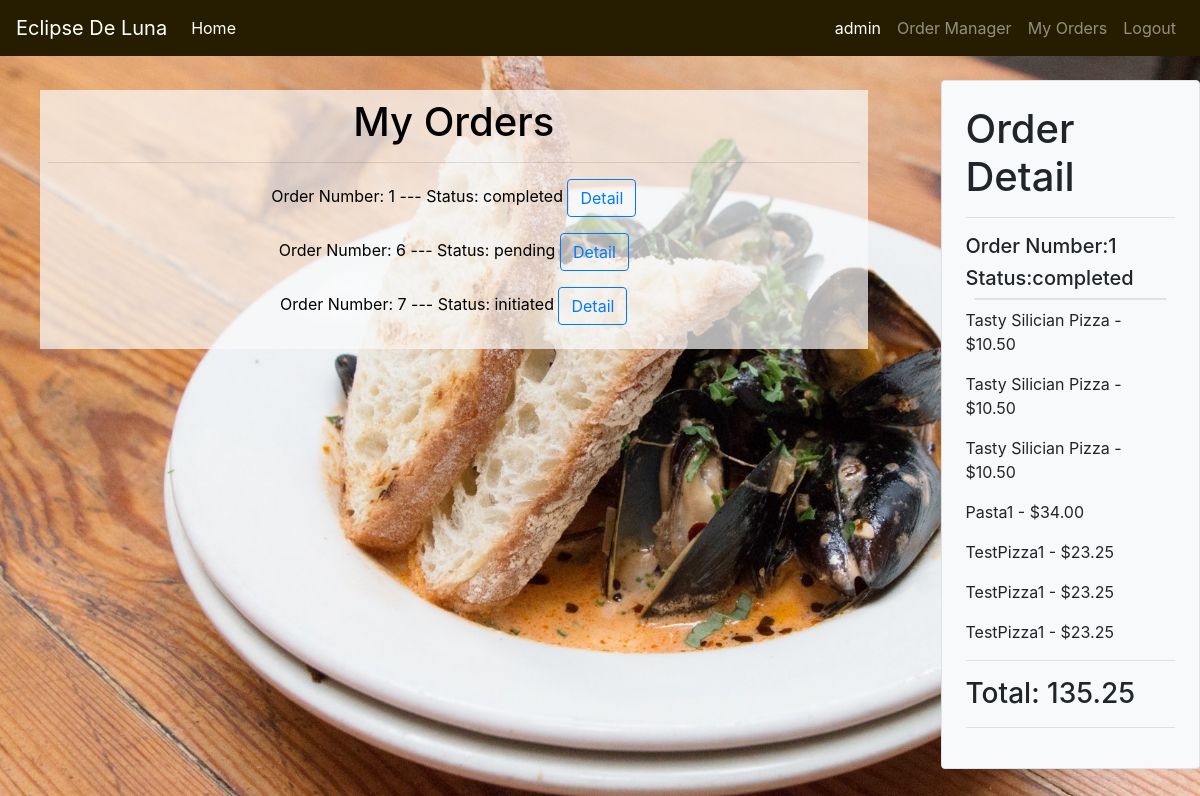
Page /my_orders/1 (signed in) on the committed database.
### orders/models.py (models this page shows, shortened)
class User_order(models.Model):
    user=models.ForeignKey(User,on_delete=models.CASCADE)
    order_number=models.IntegerField()
    status=models.CharField(max_length=64,default='initiated')

class Cart(models.Model):
    user =models.ForeignKey(User,on_delete=models.CASCADE)
    number=models.IntegerField()
    name = models.CharField(max_length=64)
    price = models.DecimalField(max_digits=7,decimal_places=2)
    def __str__(self):
        return f"{self.name} - ${self.price} "

### orders/views.py (the view)
# urls.py: path("my_orders/<str:order_number>", views.myOrders, name="myOrders"),
def myOrders(request,order_number):
    context = {
        "Checkout":Cart.objects.filter(user=request.user,number=order_number),
        "Total":list(Cart.objects.filter(user=request.user,number=order_number).aggregate(Sum('price')).values())[0],
        "Order_number":order_number,
        "user":request.user,
        "All_my_orders":User_order.objects.filter(user=request.user),
        "Status":User_order.objects.get(user=request.user,order_number=order_number).status
    }
    return render(request,"myOrders.html",context)

### orders/templates/myOrders.html (shortened to what this page needs)
{% extends "base.html" %}
{% block content%}
<div class="container-fluid pt-3">
  <div class="row">
      <div class="col-9 text-center">
        <div class="back_col p-2">
          <h1>My Orders</h1>
            <hr>
        {% for item in All_my_orders%}
          <p>Order Number: {{item.order_number}} --- Status: {{item.status}}
          <button type="button" class="btn btn-outline-primary" > <a href="{% url 'myOrders' item.order_number%}">Detail</a></button>
        </p>
        {% endfor %}
      </div>
        </div>
      <div class="col-3 pl-5 ">
              {% if user.is_authenticated %}
              <div class="bg-light p-4 border rounded position-fixed">
              <h1>Order Detail</h1>
              <hr>
              <h5>Order Number:{{Order_number}}</h5>
              <h5>Status:{{Status}}</h5>
              <div class="border rounded m-2"></div>
              {% for item in Checkout %}
                  <p>{{item}} </p>
              {% endfor %}
              <hr>
              <h3>Total: {{Total}}</h3>
              <hr>
              </div>
              {% endif %}
      </div>
  </div>
</div>
{% endblock %}

### orders/templates/base.html (shortened to what this page needs)
<!DOCTYPE html>
<html style="height: 100%" lang="en">
<head>
    {% load static %}
    <link rel="stylesheet" href="https://maxcdn.bootstrapcdn.com/bootstrap/4.4.1/css/bootstrap.min.css">
    <link rel="stylesheet" type="text/css" href="{% static 'style.css' %}">
</head>
<body style="height: 100%">
   <nav class="navbar navbar-expand-lg navbar-dark bg-dark fixed-top">
    <a class="navbar-brand" href="{% url 'index'%}">Eclipse De Luna</a>
    <ul class="navbar-nav mr-auto">
      <li class="nav-item active">
        <a class="nav-link" href="{% url 'index'%}">Home <span class="sr-only">(current)</span></a>
      </li>
    </ul>
    <div class="collapse navbar-collapse" id="navbarNav">
      <ul class="navbar-nav ml-auto">
        {% if user.is_authenticated %}
        <li class="nav-item active">
          <a class="nav-link" href="#">{{user}} <span class="sr-only">(current)</span></a>
        </li>
        {% if user.is_superuser %}
        <li class="nav-item">
          <a class="nav-link" href="{% url 'staff_order' user Order_number%}">Order Manager</a>
        </li>
        {% endif %}
        <li class="nav-item">
          <a class="nav-link" href="{% url 'myOrders' Order_number%}">My Orders</a>
        </li>
        <li class="nav-item">
          <a class="nav-link" href="{% url 'logout'%}">Logout</a>
        </li>
        {% endif %}
      </ul>
    </div>
  </nav>
<div class="container-fluid mt-5 pt-3" >
  {%block content%}
  {% endblock %}
</div>
</body>
</html>

### orders/static/style.css (style rules this page uses)
.bg-dark { background-color: #261d00!important; }
.back_col { background-color: rgba(250, 250, 250 ,.7); margin: 10px; color: black; }

### rows in the picture
User_order: order_number "1", status "completed"
User_order: order_number "6", status "pending"
User_order: order_number "7", status "initiated"
Cart: name+price "Tasty Silician Pizza - $10.50"
Cart: name+price "Tasty Silician Pizza - $10.50"
Cart: name+price "Tasty Silician Pizza - $10.50"
Cart: name+price "Pasta1 - $34.00"
Cart: name+price "TestPizza1 - $23.25"
Cart: name+price "TestPizza1 - $23.25"
Cart: name+price "TestPizza1 - $23.25"

### other values in the picture
{{ user }} "admin"
{{ Order_number }} "1"
{{ Total }} "135.25"
